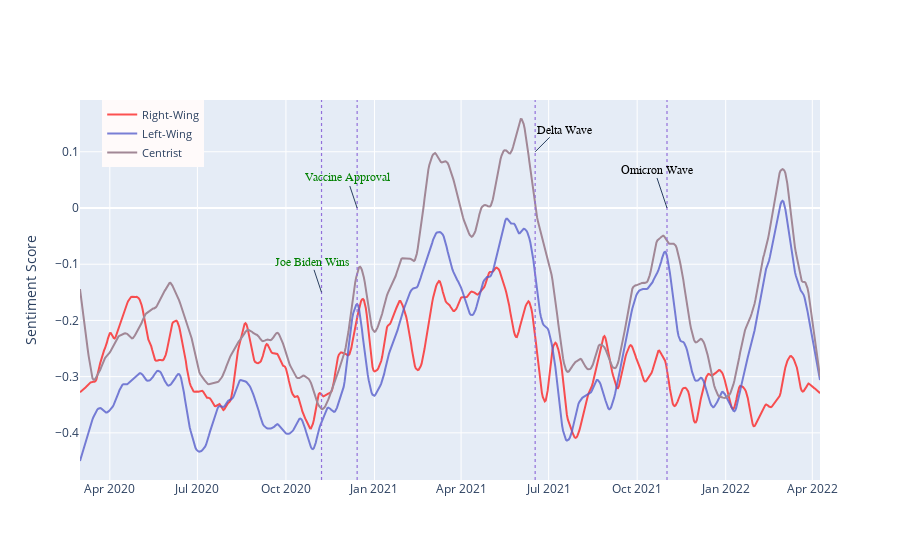

The cell this chart's notebook holds for it:
### Code cell
fig = go.Figure()
fig.add_trace(go.Scatter(x=us_political_avg_sentiment['date'], y=us_political_avg_sentiment['Republican Prediction'], name='Right-Wing', line={'color':'#fc2626'}, opacity=0.8))
fig.add_trace(go.Scatter(x=us_political_avg_sentiment['date'], y=us_political_avg_sentiment['Liberal Prediction'], name='Left-Wing', line={'color':'#585fcc'}, opacity=0.8))
fig.add_trace(go.Scatter(x=us_political_avg_sentiment['date'], y=us_political_avg_sentiment['Moderate Prediction'], name='Centrist', line={'color':'#a18796'}))
fig.update_yaxes(title_text="Sentiment Score")

fig.update_layout(legend=dict(
    yanchor="top",
    y=1,
    xanchor="left",
    x=0.03,
    orientation="v",
    bgcolor='snow',
    font=dict(size=11)
))

joe_wins = "2020-11-07"
moderna_pfizer = "2020-12-14"
delta_wave = "2021-06-17"
omicron_wave = "2021-11-01"
fig.add_annotation(
    x=joe_wins
    , y=-0.15
    , text='Joe Biden Wins'
    , yanchor='auto'
    , font=dict(size=12, color="green", family="Sans Serif")
    ,)

fig.add_annotation(
    x=moderna_pfizer
    , y=0
    , text='Vaccine Approval'
    , yanchor='auto'
    , font=dict(size=12, color="green", family="Sans Serif")
    ,)
fig.add_annotation(
    x=delta_wave
    , y=0.10
    , text='Delta Wave'
    , yanchor='top'
    , font=dict(size=12, color="black", family="Sans Serif")
    , xanchor="auto"
    # , arrowhead=1
    , ax= 30
    ,)

fig.add_annotation(
    x=omicron_wave
    , y=0
    , text='Omicron Wave'
    , yanchor='bottom'
    , font=dict(size=12, color="black", family="Sans Serif")
    ,)

# add vertical lines
fig.update_layout(shapes=
                  [dict(type= 'line',
                        yref= 'paper', y0= 0, y1= 1,
                        xref= 'x', x0=joe_wins, x1=joe_wins,
                        line=dict(color="MediumPurple",
                                  width=1.2,
                                  dash="dot")
                        ),
                  dict(type= 'line',
                        yref= 'paper', y0= 0, y1= 1,
                        xref= 'x', x0=moderna_pfizer, x1=moderna_pfizer,
                        line=dict(color="MediumPurple",
                                  width=1.2,
                                  dash="dot")
                    ),
                  dict(type= 'line',
                        yref= 'paper', y0= 0, y1= 1,
                        xref= 'x', x0=delta_wave, x1=delta_wave,
                        line=dict(color="MediumPurple",
                                  width=1.2,
                                  dash="dot")
                        ),
                  dict(type= 'line',
                        yref= 'paper', y0= 0, y1= 1,
                        xref= 'x', x0=omicron_wave, x1=omicron_wave,
                        line=dict(color="MediumPurple",
                                  width=1.2,
                                  dash="dot")
                       )
                  ])

# pio.write_image(fig, f"{LATEX_FIGURE_PATH}/political_sentiment_trend.pdf", width=1000)
print(f'Number of days more positive articles: {np.sum(us_political_avg_sentiment["Liberal Prediction"] >= 0.02)}')
print(f'Number of days more positive articles: {np.sum(us_political_avg_sentiment["Republican Prediction"] >= 0.02)}')
print(f'Number of days more positive articles: {np.sum(us_political_avg_sentiment["Moderate Prediction"] >= 0.02)}')
fig

### Figure 1 — Plotly figure (JSON) as saved in the notebook; plotly's stock layout.template omitted (floating-point values rounded to 4 significant figures; data arrays with more than 128 entries replaced by an {"elided": "..."} marker saying what was removed)
{"data": [{"line": {"color": "#fc2626"}, "name": "Right-Wing", "opacity": 0.8, "type": "scatter", "x": {"elided": "770 str values"}, "y": {"elided": "770 float values"}}, {"line": {"color": "#585fcc"}, "name": "Left-Wing", "opacity": 0.8, "type": "scatter", "x": {"elided": "770 str values"}, "y": {"elided": "770 float values"}}, {"line": {"color": "#a18796"}, "name": "Centrist", "type": "scatter", "x": {"elided": "770 str values"}, "y": {"elided": "770 float values"}}], "layout": {"annotations": [{"font": {"color": "green", "family": "Sans Serif", "size": 12}, "text": "Joe Biden Wins", "x": "2020-11-07", "y": -0.15, "yanchor": "auto"}, {"font": {"color": "green", "family": "Sans Serif", "size": 12}, "text": "Vaccine Approval", "x": "2020-12-14", "y": 0, "yanchor": "auto"}, {"ax": 30, "font": {"color": "black", "family": "Sans Serif", "size": 12}, "text": "Delta Wave", "x": "2021-06-17", "xanchor": "auto", "y": 0.1, "yanchor": "top"}, {"font": {"color": "black", "family": "Sans Serif", "size": 12}, "text": "Omicron Wave", "x": "2021-11-01", "y": 0, "yanchor": "bottom"}], "legend": {"bgcolor": "snow", "font": {"size": 11}, "orientation": "v", "x": 0.03, "xanchor": "left", "y": 1, "yanchor": "top"}, "shapes": [{"line": {"color": "MediumPurple", "dash": "dot", "width": 1.2}, "type": "line", "x0": "2020-11-07", "x1": "2020-11-07", "xref": "x", "y0": 0, "y1": 1, "yref": "paper"}, {"line": {"color": "MediumPurple", "dash": "dot", "width": 1.2}, "type": "line", "x0": "2020-12-14", "x1": "2020-12-14", "xref": "x", "y0": 0, "y1": 1, "yref": "paper"}, {"line": {"color": "MediumPurple", "dash": "dot", "width": 1.2}, "type": "line", "x0": "2021-06-17", "x1": "2021-06-17", "xref": "x", "y0": 0, "y1": 1, "yref": "paper"}, {"line": {"color": "MediumPurple", "dash": "dot", "width": 1.2}, "type": "line", "x0": "2021-11-01", "x1": "2021-11-01", "xref": "x", "y0": 0, "y1": 1, "yref": "paper"}], "yaxis": {"title": {"text": "Sentiment Score"}}}}
